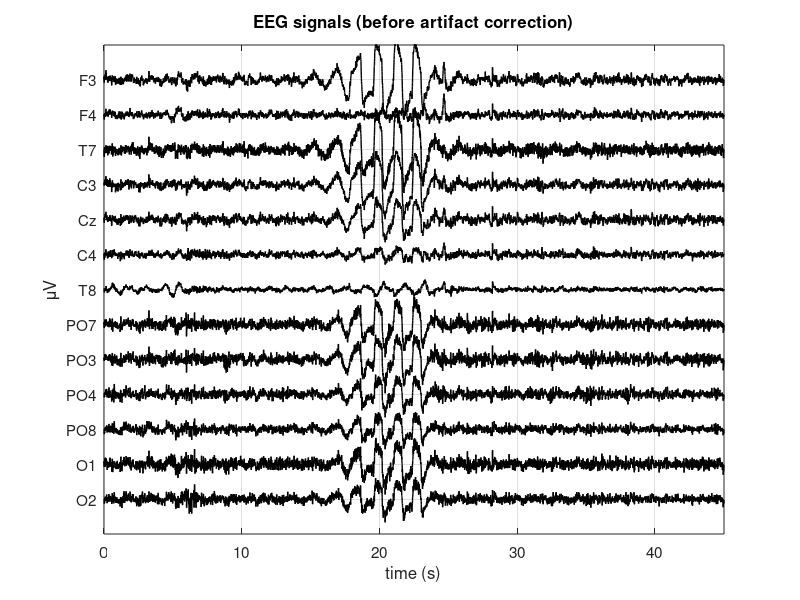

Write MATLAB code to recreate this figure. (Note: this script raises an error after producing the figure.)
%% SOLUTION OF EXERCISE 5 - Suggestion: run one section at a time
%%same steps as EXERCISES 3 and 4 

%% Exercise 5 Point 1 - Load the file and plot the 13 EEG signals in time (before artifact correction)

clear
close all
clc

load EEG_13chans.mat

[n,m] = size(X); % n channels, m time samples

t=[0:1:m-1]/srate; % time axis in seconds


% I plot the entire tracing (45 seconds)
start=1;
stop=m;
delta=100;

figure
for i = 1:n
    plot(t(start:stop), X(i,start:stop)-delta*(i-1), 'k','linewidth',1);
    hold on
end
xlim([t(start) t(stop)])
ylim([-delta*n delta])
xlabel('time (s)')
ylabel('\muV')
title('EEG signals (before artifact correction)')
set(gca,'ytick',[-delta*(n-1):delta:0])
set(gca,'ytickLabel',fliplr(ch_names))
set(gca,'fontsize',11)
grid

%% Exercise 5 Point 2 - Compute and plot the power spectral density of the 19 EEG signals (before artifact correction)

window=srate*5;  %I use sections of 5 seconds (number of points per section = 5*srate=5*128)
NFFT=2*window; %number of points used for estimation of PSD = 10*srate-->zero-padding to increase
% frequency resolution to 0.1 Hz  (freq res = srate/NFFT = srate/(10*srate)=0.1 Hz)
[PSD,f]=pwelch(X',window,[],NFFT,srate); %each column of PSD contains the power spectral
% density of the corresponding column of X', that is the i-th column of PSD
% contains the PSD of the i-th EEG channel  

figure
for i = 1:n
    subplot(4,4,i)
    plot(f, PSD(:,i),'color',[0 0 0],'linewidth',1);
    title(ch_names{i})
    xlim([0.5 50])
    xlabel('Hz');
    ylabel('{\muV}^2/Hz')  
end
sgtitle('PSD of EEG signals (before artifact correction)')

%% Exercise 5 Point 3 - Save the EEG data X for their use in EEGLAB

%%comment the following instruction after the first usage
%save dataExercise5.mat X

%% Exercise 5 Point 4  - Perform ICA and obtain the demixing matrix (using the GUI of EEGLAB)
% Follow the instructions in the text of Exercise 5 (same as in Exercise 3: in eeglab, import dataExercise5.mat, compute and export the demixing
% matrix (here saved in matrixW_Exercise5.txt), plot the topographical maps and save them in a .fig file (here
% mapICs_Exercise5.fig)

%% Exercise 5 Point 5 - Load the demixing matrix, compute and plot the ICs as a function of time

load matrixW_Exercise5.txt 
W=matrixW_Exercise5;
A=inv(W); % mixing matrix A obtained by inverting the demixing matrix W
Y=W*X;  % Y contains the estimated independent components (n x m)

labels_IC=cell(1,size(Y,1)); % 1 x n
for i=1:size(Y,1)
    labels_IC{i}=['IC',num2str(i)];
end

start=1;
stop=size(Y,2);

delta=40;

figure
for i = 1:n
    plot(t(start:stop), Y(i,start:stop)-delta*(i-1), 'k','linewidth',1);
    hold on
end
xlim([t(start) t(stop)])
ylim([-delta*n delta])
xlabel('time (s)')
ylabel('\muV')
title('estimated independent components')
set(gca,'ytick',[-delta*(n-1):delta:0])
set(gca,'yticklabel',fliplr(labels_IC))
set(gca,'fontsize',11)
grid

%% Exercise 5 Point 6 - Compute and plot the power spectral density of the estimated ICs

%same parameter setting as for EEG signals (X)
window=5*srate; 
NFFT=2*window; 
[PSD_IC,f]=pwelch(Y',window,[],NFFT,srate);

figure
for i = 1:n
    subplot(4,4,i)
    plot(f, PSD_IC(:,i),'k','linewidth',1);
    title(labels_IC{i})
    xlim([0.5 50])
    xlabel('Hz')
    ylabel('{\muV}^2/Hz')
    grid
end
sgtitle('PSD of estimated independent components')

%% Exercise 5 Point 7 - Identification of artifact components via exploration of time pattern, PSD, topographical map
%%you can also open  the figure of the topographical maps created using
%%EEGLAB (uncomment the following instruction)
%openfig('mapICs_Exercise5.fig');

%%I use the next istruction to better explore some ICs (IMPORTANT: since
%%this function uses the topoplot function of EEGLAB toolbox, you need
%%first to launch EEGLAB (then you can close the EEGLAB GUI).In general,
%%it is useful to inspect all the ICs using the function plot_IC.m. 
index_IC=[1 3 6 7 8];
plot_IC(index_IC,A,Y,PSD_IC,f,'Standard-10-20-Cap13.locs',srate,t(1),t(end))

% IC1 lateral ocular movement; this is the most evident
% IC3 contains a blink 
% IC6 e IC7 could contain EMG and also ECG activity
% also IC8 seems to contain same spurious activity and could be eliminated
% (I  eliminate IC8 too, in the following)
    
%% Exercise 5 Point 8 - Removal of the main artifact components, reconstruction of cleaned EEG, time pattern and PSD of the cleaned EEG

Snew=Y;
Snew([1,3,6,7,8],:)=0; % I cancel the ICs identified as artifact components

Xnew=A*Snew; % these are the EEG signals cleaned from the identified artifact components

delta=100;

start=1;
stop=m; 

figure
for i = 1:n
    plot(t(start:stop), Xnew(i,start:stop)-delta*(i-1), 'k','linewidth',1);
    hold on
end
xlim([t(start) t(stop)])
ylim([-delta*n delta])
xlabel('time (s)')
ylabel('\muV')
title('EEG signals (after artifact correction)')
set(gca,'ytick',[-delta*(n-1):delta:0])
set(gca,'ytickLabel',fliplr(ch_names))
set(gca,'fontsize',11)
grid
% compare the figure 'EEG signals (after artifact correction)' vs 'EEG signals (before artifact correction)'

window=srate*5;
NFFY=2*window; 

[PSDnew,f]=pwelch(Xnew',window,[],NFFT,srate); 

figure
for i = 1:n
    subplot(4,4,i)
    plot(f, PSDnew(:,i),'r','linewidth',1);
    title(ch_names{i})
    xlim([0.5 50])
    xlabel('Hz')
    ylabel('{\muV}^2/Hz')
end
sgtitle('PSD of EEG signals (after artifact correction)')
% compare the figure 'PSD of EEG signals (after artifact correction)' vs s'PSD of EEG signals (before artifact correction)'

% overlapping between PSD of EEG signals before and after artifact
figure
for i = 1:n
    subplot(4,4,i)
    plot(f, PSD(:,i),'k','linewidth',1);
    hold on
    plot(f, PSDnew(:,i),'r','linewidth',1);
    title(ch_names{i})
    xlim([0.5 50])
    ylim([0 50])
    xlabel('Hz')
    ylabel('{\muV}^2/Hz')
end
sgtitle('PSD of EEG signals (before vs after artifact correction)')
